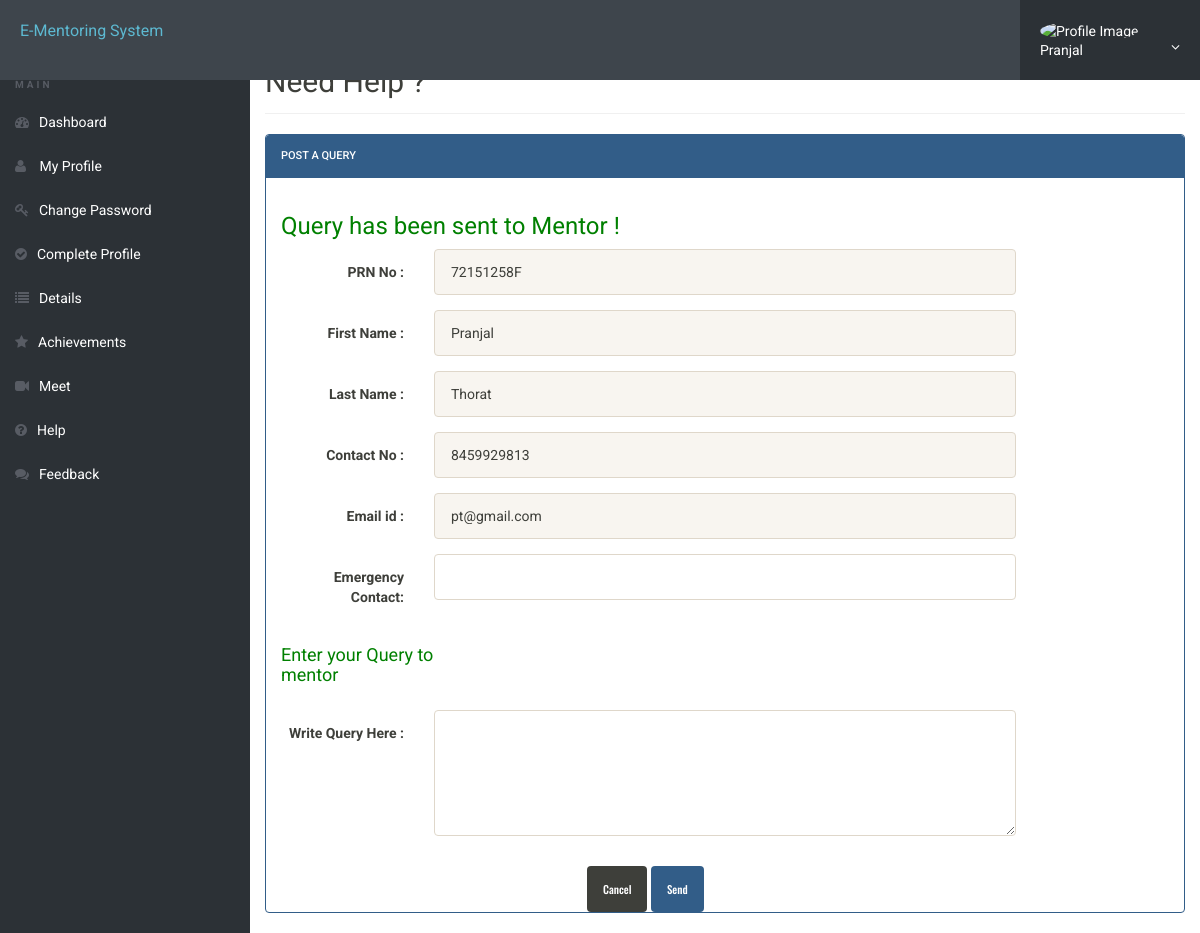
The app's page /help.php (signed in) with its own data.
### tables this page shows
CREATE TABLE `userregistration` (
  `id` int(11) NOT NULL,
  `profileImage` blob DEFAULT NULL,
  `prnno` varchar(255) NOT NULL,
  `firstName` varchar(255) NOT NULL,
  `middleName` varchar(255) NOT NULL,
  `lastName` varchar(255) NOT NULL,
  `gender` varchar(255) NOT NULL,
  `contactNo` bigint(20) NOT NULL,
  `email` varchar(255) NOT NULL,
  `password` varchar(255) NOT NULL,
  `regDate` timestamp NOT NULL DEFAULT current_timestamp(),
  `updationDate` varchar(45) NOT NULL,
  `passUdateDate` varchar(45) NOT NULL,
  `domain` varchar(255) DEFAULT NULL,
  `mentor_id` int(11) DEFAULT NULL
);

### help.php (the view, shortened to what this page needs)
<!doctype html>
<html lang="en" class="no-js">
<head>
    <link rel="stylesheet" href="css/font-awesome.min.css">
    <link rel="stylesheet" href="css/bootstrap.min.css">
    <link rel="stylesheet" href="css/dataTables.bootstrap.min.css">
    <link rel="stylesheet" href="css/bootstrap-social.css">
    <link rel="stylesheet" href="css/bootstrap-select.css">
    <link rel="stylesheet" href="css/fileinput.min.css">
    <link rel="stylesheet" href="css/awesome-bootstrap-checkbox.css">
    <link rel="stylesheet" href="css/style.css">
</head>
<body>
    <?php include('includes/header.php');?>
    <div class="ts-main-content">
        <?php include('includes/sidebar.php');?>
        <div class="content-wrapper">
            <div class="container-fluid">
                <div class="row">
                    <div class="col-md-12">
                        <h2 class="page-title">Need Help ? </h2>
                        <div class="row">
                            <div class="col-md-12">
                                <div class="panel panel-primary">
                                    <div class="panel-heading">Post a Query</div>
                                    <div class="panel-body">
                                        <form method="post" action="" class="form-horizontal">
                            <?php
$uid=$_SESSION['login'];
                             $stmt=$mysqli->prepare("SELECT emailid FROM registration WHERE emailid=? ");
                $stmt->bind_param('s',$uid);
                $stmt->execute();
                $stmt -> bind_result($email);
                $rs=$stmt->fetch();
                if($rs)
                { ?>
            <h3 style="color: green" align="left">Query has been sent to Mentor !</h3>
                <?php }
                else{
                            echo "";
                            }
                            ?>
<?php
$aid = $_SESSION['id'];
$ret = "SELECT prnno, firstName, lastName, contactNo, email FROM userregistration WHERE id=?";
$stmt = $mysqli->prepare($ret);
$stmt->bind_param('i', $aid);
$stmt->execute();
$res = $stmt->get_result();
if ($res->num_rows > 0) {
    $row = $res->fetch_assoc();
?>
<div class="form-group">
    <label class="col-sm-2 control-label">PRN No : </label>
    <div class="col-sm-8">
        <input type="text" name="prnno" id="prnno" class="form-control" value="<?php echo $row['prnno']; ?>" readonly>
    </div>
</div>
<div class="form-group">
    <label class="col-sm-2 control-label">First Name : </label>
    <div class="col-sm-8">
        <input type="text" name="fname" id="fname" class="form-control" value="<?php echo $row['firstName']; ?>" readonly>
    </div>
</div>
<div class="form-group">
    <label class="col-sm-2 control-label">Last Name : </label>
    <div class="col-sm-8">
        <input type="text" name="lname" id="lname" class="form-control" value="<?php echo $row['lastName']; ?>" readonly>
    </div>
</div>
<div class="form-group">
    <label class="col-sm-2 control-label">Contact No : </label>
    <div class="col-sm-8">
        <input type="text" name="contactno" id="contactno" class="form-control" value="<?php echo $row['contactNo']; ?>" readonly>
    </div>
</div>
<div class="form-group">
    <label class="col-sm-2 control-label">Email id : </label>
    <div class="col-sm-8">
        <input type="email" name="emailid" id="emailid" class="form-control" value="<?php echo $row['email']; ?>" readonly>
    </div>
</div>
<?php } ?>
<div class="form-group">
    <label class="col-sm-2 control-label">Emergency Contact: </label>
    <div class="col-sm-8">
        <input type="text" name="econtact" id="econtact" class="form-control" required="required">
    </div>
</div>
<div class="form-group">
    <label class="col-sm-3 control-label"><h4 style="color: green" align="left">Enter your Query to mentor </h4> </label>
</div>
<div class="form-group">
    <label class="col-sm-2 control-label">Write Query Here : </label>
    <div class="col-sm-8">
        <textarea rows="5" name="ques" id="ques" class="form-control" required="required"></textarea>
    </div>
</div>
</div>
<div class="col-sm-6 col-sm-offset-4">
    <button class="btn btn-default" type="submit">Cancel</button>
    <input type="submit" name="submit" Value="Send" class="btn btn-primary">
</div>
                                    </div>
                                    </div>
                                </div>
                            </div>
                        </div>
                            </div>
                        </div>
                    </div>
</body>
</html>

### includes/header.php (shortened to what this page needs)
<?php
include('includes/config.php');
if(isset($_SESSION['id'])) {
    $mentee_id = $_SESSION['id'];
    $query = "SELECT profileImage, firstName FROM userregistration WHERE id = ?";
    $stmt = $mysqli->prepare($query);
    $stmt->bind_param('i', $mentee_id);
    $stmt->execute();
    $stmt->bind_result($profileImage, $firstName);
} else {
    $profileImage = "img/user.png";
    $firstName = "";
}
?>
<div class="brand clearfix">
    <a href="#" class="logo" style="font-size:16px;">E-Mentoring System</a>
    <?php if(isset($_SESSION['id'])): ?>
        <ul class="ts-profile-nav">
            <li class="ts-account">
                <a href="#">
                    <img src="<?php echo $profileImage; ?>" class="ts-avatar hidden-side" alt="Profile Image">
                    <?php echo $firstName; ?> <i class="fa fa-angle-down hidden-side"></i>
                </a>
            </li>
        </ul>
    <?php endif; ?>
</div>

### css/style.css (style rules this page uses)
html { font-size: 14px; }
@media only screen and (min-width: 480px) { html { font-size: 17px; } }
@media only screen and (min-width: 768px) { html { font-size: 14px; } }
body { font-size: 1em; }
a { color: #37a6c4; }
.btn { font-family: 'Oswald', sans-serif; }
.panel { overflow: hidden; }
ul, li { margin: 0; padding: 0; list-style: none; }
.btn { text-transform: none; }
.page-title { padding-bottom: 15px; margin-bottom: 20px; border-bottom: 1px solid #f0f0f0; }
.brand { background: #3e454c; position: relative; z-index: 3; position: fixed; width: 100%; top: 0; }
.brand .logo { box-sizing: border-box; padding: 20px; float: left; display: block; width: 200px; }
@media only screen and (min-width: 992px) { .brand .logo { width: 250px; } }
.brand .ts-profile-nav { float: right; display: none; }
.brand .ts-profile-nav li { float: left; position: relative; }
.brand .ts-profile-nav li a { display: block; padding: 20px; color: #fff; }
.brand .ts-profile-nav .ts-account .fa-angle-down { float: right; }
.brand .ts-profile-nav .ts-account > a { width: 180px; background: #2c3136; }
.brand .ts-profile-nav .ts-account .ts-avatar { border-radius: 50%; height: 28px; margin: -10px 0; margin-right: 10px; }
@media only screen and (min-width: 992px) { .brand .ts-profile-nav { display: block; } }
.ts-main-content .content-wrapper { padding-top: 15px; margin-top: 20px; }
@media only screen and (min-width: 992px) { .ts-main-content .content-wrapper { margin-left: 250px; } }

### help.php (style rules this page uses)
body { margin-top: 30px; }

### records on screen
userregistration: firstName "Pranjal", prnno "72151258F", fname "Pranjal", lname "Thorat", contactno "8459929813", emailid "pt@gmail.com"
